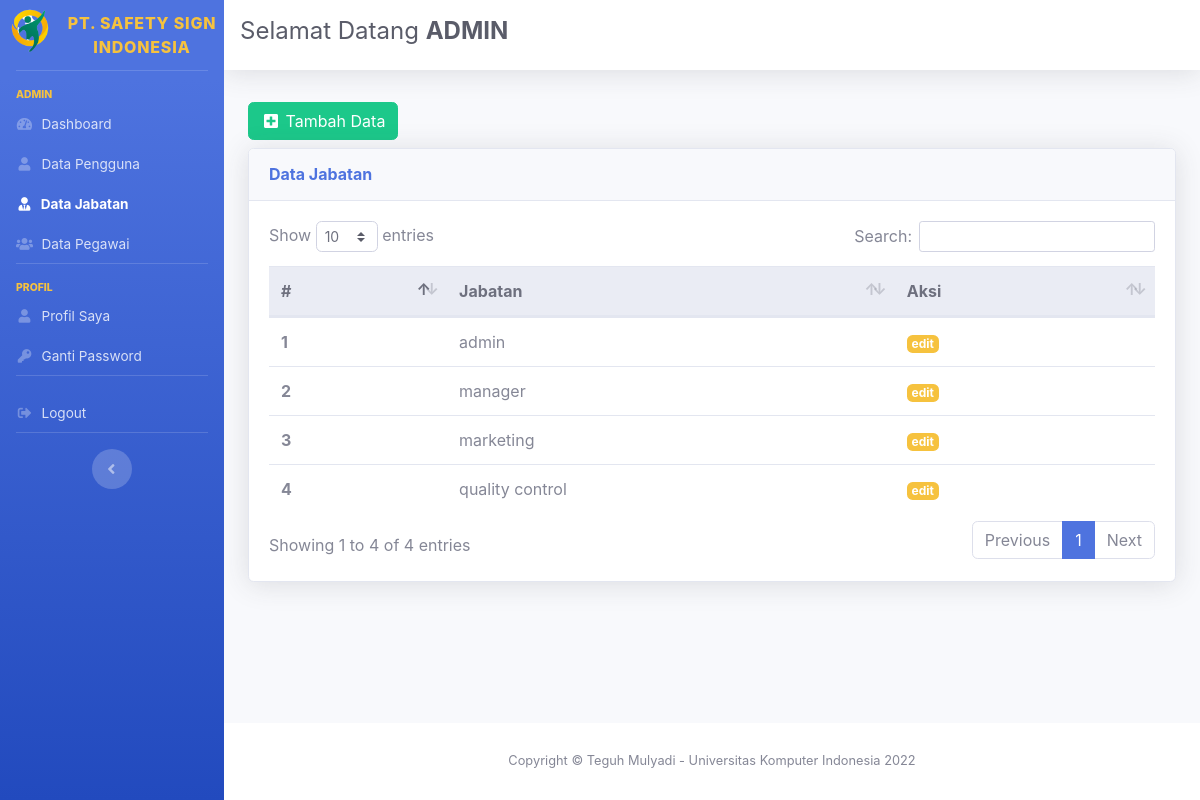
The page /admin/index.php?menu=jabatan&action=tampil (signed in) on the database as committed earlier.
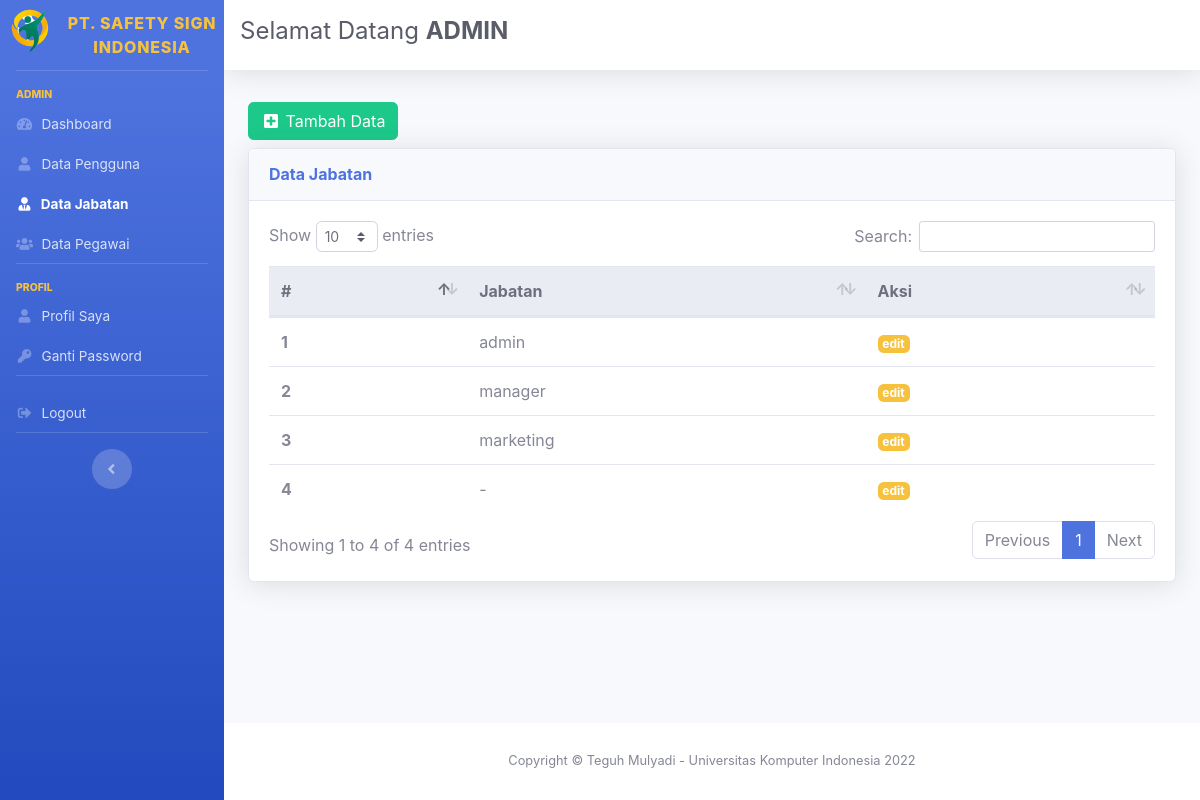
The same page on the database as committed later.
### tables this page shows
CREATE TABLE `tbl_jabatan` (
  `id_jabatan` int(11) NOT NULL,
  `nama_jabatan` varchar(50) NOT NULL
);

### admin/tampil_data_role.php (the view)
<?php
include 'config.php';
$sql = "SELECT * FROM tbl_jabatan";
$hasil = mysqli_query($con, $sql);
?>
<a href="?menu=jabatan&action=tambah" class="btn btn-success my-2">
    <i class="fas fa-fw fa-plus-square"></i>
    <span>Tambah Data</span>
</a>
<div class="card shadow mb-4">
    <div class="card-header py-3">
        <h6 class="m-0 font-weight-bold text-primary">Data Jabatan</h6>
    </div>
    <div class="card-body">
        <div class="table-responsive">
            <table class="table table-hover" id="dataTable" width="100%" cellspacing="0">
                <thead class="thead-light">
                    <tr>
                        <th>#</th>
                        <th>Jabatan</th>
                        <th>Aksi</th>
                    </tr>
                </thead>
                <tbody>
                    <?php
                    $i = 1;
                    while ($row = mysqli_fetch_assoc($hasil)) {
                    ?>
                        <tr>
                            <th scope="row"><?= $i++ ?></th>
                            <td><?= $row['nama_jabatan']; ?></td>
                            <td>
                                <a href="?menu=jabatan&action=edit&id=<?= $row['id_jabatan'] ?>" class="badge badge-warning">edit</a>
                            </td>
                        </tr>
                    <?php }
                    ?>
                </tbody>
            </table>
        </div>
    </div>
</div>

Rows that differ between the two databases and show on the page:
changed tbl_jabatan (number 4 of 4 on the later page): nama_jabatan "quality control" → "-"
